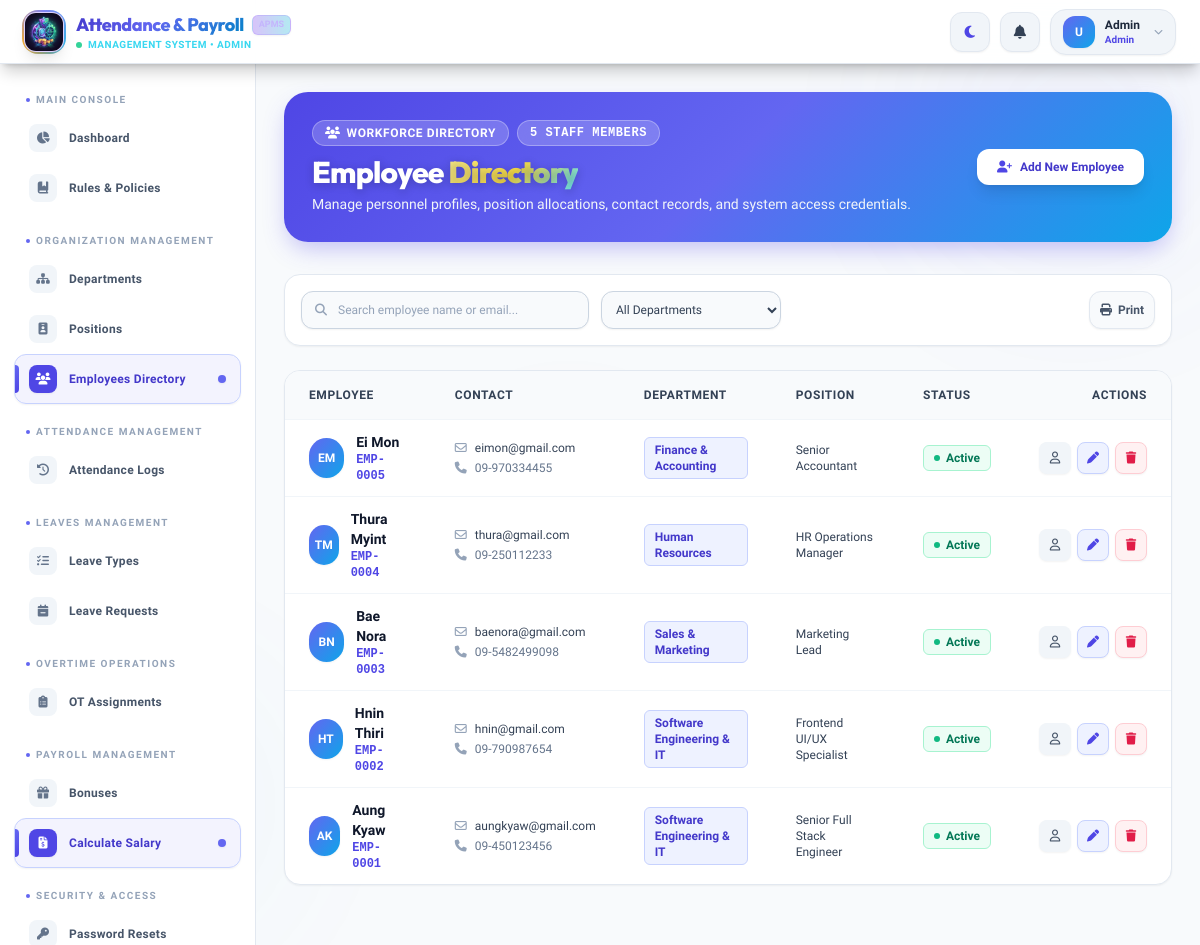
Screenshot of /admin/employees (signed in) with the database file from the repository.
### tables this page shows
CREATE TABLE `employee` (
  `EmpID` int NOT NULL AUTO_INCREMENT,
  `FirstName` varchar(100) NOT NULL,
  `LastName` varchar(100) NOT NULL,
  `Gender` enum('Male','Female','Other') NOT NULL DEFAULT 'Other',
  `Email` varchar(255) NOT NULL,
  `Password` varchar(255) NOT NULL,
  `PhoneNumber` varchar(30) NOT NULL,
  `Address` text NOT NULL,
  `PositionID` int NOT NULL,
  `JoinDate` date NOT NULL,
  `Status` enum('Active','Inactive') NOT NULL DEFAULT 'Active',
  `ProfilePhoto` varchar(255) DEFAULT NULL,
  `PasswordResetRequest` tinyint(1) NOT NULL DEFAULT '0',
  `is_first_login` tinyint(1) NOT NULL DEFAULT '1',
  PRIMARY KEY (`EmpID`),
  UNIQUE KEY `uq_emp_email` (`Email`),
  KEY `idx_employee_position` (`PositionID`),
  KEY `idx_employee_status` (`Status`),
  CONSTRAINT `fk_employee_position` FOREIGN KEY (`PositionID`) REFERENCES `position` (`PositionID`) ON DELETE RESTRICT ON UPDATE CASCADE
);

CREATE TABLE `department` (
  `DeptID` int NOT NULL AUTO_INCREMENT,
  `DeptName` varchar(100) NOT NULL,
  PRIMARY KEY (`DeptID`),
  UNIQUE KEY `uq_dept_name` (`DeptName`)
);

CREATE TABLE `position` (
  `PositionID` int NOT NULL AUTO_INCREMENT,
  `PositionName` varchar(100) NOT NULL,
  `DeptID` int NOT NULL,
  `BasicSalary` decimal(12,2) NOT NULL DEFAULT '0.00',
  PRIMARY KEY (`PositionID`),
  KEY `idx_position_dept` (`DeptID`),
  CONSTRAINT `fk_position_department` FOREIGN KEY (`DeptID`) REFERENCES `department` (`DeptID`) ON DELETE RESTRICT ON UPDATE CASCADE
);

### controllers/AdminController.php (called while the page is built, shortened)
<?php
class AdminController extends Controller {
    public function employees() {
        $employeeModel = $this->model('Employee');
        $departmentModel = $this->model('Department');
        $positionModel = $this->model('Position');
        $employees = $employeeModel->getAll();
        $departments = $departmentModel->getAll();
        $positions = $positionModel->getAll();
        $this->view('layouts/main', [
            'title' => 'Employees',
            'content' => 'admin/employees',
            'employees' => $employees,
            'departments' => $departments,
            'positions' => $positions
        ]);
    }
}

### core/Router.php (called while the page is built, shortened)
<?php
class Router {
    protected $currentMethod = 'index';
    public function __construct() {
        $url = $this->getUrl();
        if(isset($url[0]) && file_exists(__DIR__ . '/../controllers/' . ucwords($url[0]). 'Controller.php')){
            unset($url[0]);
        }
        $this->currentController = new $this->currentController;
        if(isset($url[1])){
            if(method_exists($this->currentController, $url[1])){
                $this->currentMethod = $url[1];
                unset($url[1]);
            }
        }
        $this->params = $url ? array_values($url) : [];
        call_user_func_array([$this->currentController, $this->currentMethod], $this->params);
    }
    public function getUrl(){
        if(isset($_GET['url'])){
            $url = rtrim($_GET['url'], '/');
            $url = filter_var($url, FILTER_SANITIZE_URL);
            $url = explode('/', $url);
            return $url;
        }
        return [];
    }
}

### index.php (called while the page is built, shortened)
<?php
require_once __DIR__ . '/config/database.php';
require_once __DIR__ . '/core/Controller.php';
require_once __DIR__ . '/core/Router.php';
$router = new Router();

### models/Employee.php (called while the page is built, shortened)
<?php
require_once __DIR__ . '/../config/database.php';
class Employee {
    private $conn;
    private $table = 'Employee';
    public function __construct() {
        $database = new Database();
        $this->conn = $database->getConnection();
    }
    public function getAll() {
        $query = "SELECT e.*, p.PositionName, p.DeptID, d.DeptName
                  FROM " . $this->table . " e
                  LEFT JOIN Position p ON e.PositionID = p.PositionID
                  LEFT JOIN Department d ON p.DeptID = d.DeptID
                  ORDER BY e.EmpID DESC";
        $stmt = $this->conn->prepare($query);
        $stmt->execute();
        return $stmt->fetchAll(PDO::FETCH_ASSOC);
    }
}

### config/database.php (called while the page is built, shortened)
<?php
class Database {
    private $host = "localhost";
    private $db_name = "payrolldb";
    private $username = "root";
    private $password = "";
    public function getConnection() {
        $this->conn = null;
        try {
            $this->conn = new PDO("mysql:host=" . $this->host . ";dbname=" . $this->db_name, $this->username, $this->password);
            $this->conn->exec("set names utf8");
            $this->conn->setAttribute(PDO::ATTR_ERRMODE, PDO::ERRMODE_EXCEPTION);
            $this->conn->setAttribute(PDO::ATTR_DEFAULT_FETCH_MODE, PDO::FETCH_ASSOC);
        } catch(PDOException $exception) {
            echo "Database Connection Error: " . $exception->getMessage();
        }
        return $this->conn;
    }
}

### views/admin/employees.php (the view, shortened to what this page needs)
<div class="relative overflow-hidden rounded-3xl bg-gradient-to-r from-indigo-600 via-violet-600 to-cyan-600 p-6 lg:p-7 mb-8 shadow-xl" data-aos="fade-down">
    <div class="relative z-10 flex flex-col sm:flex-row items-start sm:items-center justify-between gap-4">
        <div>
            <div class="flex items-center gap-2 mb-2">
                <span class="inline-flex items-center gap-1.5 px-3 py-1 rounded-full bg-white/20 border border-white/30 text-white text-xs font-bold uppercase tracking-wider backdrop-blur-md">
                    <i class="fa-solid fa-users"></i>
                    <span>Workforce Directory</span>
                </span>
                <span class="inline-flex items-center px-3 py-1 rounded-full bg-white/20 border border-white/30 text-white text-xs font-bold uppercase tracking-wider backdrop-blur-md font-mono">
                    <?= count($data['employees'] ?? []) ?> Staff Members
                </span>
            </div>
            <h1 class="text-2xl sm:text-3xl font-extrabold text-white tracking-tight font-outfit">
                Employee <span class="gradient-text">Directory</span>
            </h1>
            <p class="text-indigo-100 text-xs sm:text-sm mt-1">Manage personnel profiles, position allocations, contact records, and system access credentials.</p>
        </div>
        <button onclick="document.getElementById('addModal').classList.remove('hidden')"
                class="px-5 py-2.5 rounded-xl bg-white text-indigo-700 hover:bg-slate-50 text-xs font-extrabold shadow-lg hover:scale-105 active:scale-95 transition-all flex items-center gap-2">
            <i class="fa-solid fa-user-plus text-indigo-600"></i>
            <span>Add New Employee</span>
        </button>
    </div>
</div>
<div class="bg-white dark:bg-slate-800 rounded-2xl p-4 mb-6 border border-slate-200 dark:border-slate-700 flex flex-col md:flex-row gap-4 items-center justify-between shadow-sm" data-aos="fade-up">
    <div class="flex flex-wrap items-center gap-3 w-full md:w-auto">
        <div class="relative w-full md:w-72">
            <div class="absolute inset-y-0 left-0 flex items-center pl-3.5 pointer-events-none text-slate-400">
            </div>
            <input type="text" id="employeeSearchInput" onkeyup="filterEmployees()"
                   class="bg-slate-50 dark:bg-slate-900 border border-slate-300 dark:border-slate-700 text-slate-900 dark:text-white text-xs rounded-xl focus:bg-white focus:ring-2 focus:ring-indigo-500/20 focus:border-indigo-500 block w-full pl-9 p-2.5 placeholder-slate-400 shadow-sm"
                   placeholder="Search employee name or email...">
        </div>
        <select id="departmentFilterSelect" onchange="filterEmployees()"
                class="bg-slate-50 dark:bg-slate-900 border border-slate-300 dark:border-slate-700 text-slate-700 dark:text-slate-200 text-xs rounded-xl focus:bg-white focus:ring-2 focus:ring-indigo-500/20 focus:border-indigo-500 block p-2.5 cursor-pointer shadow-sm">
            <option value="">All Departments</option>
        </select>
    </div>
    <div class="flex items-center gap-2 w-full md:w-auto justify-end">
        <button onclick="window.print()" class="text-slate-600 dark:text-slate-300 hover:text-slate-900 dark:hover:text-white p-2.5 border border-slate-200 dark:border-slate-700 rounded-xl bg-slate-50 dark:bg-slate-900 hover:bg-slate-100 dark:hover:bg-slate-800 transition-all text-xs flex items-center gap-1.5 shadow-sm" title="Print Directory">
            <i class="fa-solid fa-print"></i>
            <span class="hidden sm:inline font-semibold">Print</span>
        </button>
    </div>
</div>
<div class="bg-white dark:bg-slate-800 rounded-2xl shadow-sm border border-slate-200 dark:border-slate-700 overflow-hidden mb-8" data-aos="fade-up" data-aos-delay="100">
    <div class="overflow-x-auto">
        <table class="w-full text-sm text-left text-slate-600 dark:text-slate-300" id="employeeTable">
            <thead class="text-xs uppercase bg-slate-50 dark:bg-slate-900/80 text-slate-700 dark:text-slate-300 border-b border-slate-200 dark:border-slate-700 font-bold tracking-wider">
                <tr>
                    <th scope="col" class="px-6 py-4">Employee</th>
                    <th scope="col" class="px-6 py-4">Contact</th>
                    <th scope="col" class="px-6 py-4">Department</th>
                    <th scope="col" class="px-6 py-4">Position</th>
                    <th scope="col" class="px-6 py-4">Status</th>
                    <th scope="col" class="px-6 py-4 text-right">Actions</th>
                </tr>
            </thead>
            <tbody class="divide-y divide-slate-100 dark:divide-slate-700/60">
                <?php if(empty($data['employees'])): ?>
                    <tr class="bg-white dark:bg-slate-800" id="noResultsRow">
                        <td colspan="6" class="px-6 py-12 text-center text-slate-500 dark:text-slate-400">
                            <div class="w-16 h-16 mx-auto bg-slate-100 dark:bg-slate-700 rounded-full flex items-center justify-center mb-3 text-indigo-500">
                                <i class="fa-solid fa-users-slash text-2xl"></i>
                            </div>
                            <p class="font-medium text-slate-900 dark:text-white">No employees found.</p>
                        </td>
                    </tr>
                <?php else: ?>
                    <?php foreach($data['employees'] as $emp): ?>
                    <tr class="emp-row hover:bg-slate-50/80 dark:hover:bg-slate-700/40 transition-colors group"
                        data-name="<?= strtolower(htmlspecialchars($emp['FirstName'] . ' ' . $emp['LastName'])) ?>"
                        data-email="<?= strtolower(htmlspecialchars($emp['Email'])) ?>"
                        data-department="<?= htmlspecialchars($emp['DeptName'] ?? 'Unassigned') ?>">
                        <td class="px-6 py-3">
                            <div class="flex items-center gap-3">
                                <div class="w-10 h-10 rounded-full bg-gradient-to-br from-indigo-500 to-sky-500 text-white flex items-center justify-center font-extrabold text-xs shadow-sm">
                                    <?= strtoupper(substr($emp['FirstName'],0,1) . substr($emp['LastName'],0,1)) ?>
                                </div>
                                <div>
                                    <div class="font-bold text-slate-900 dark:text-white">
                                        <a href="/payrollsystem/admin/employee/<?= $emp['EmpID'] ?>" class="hover:text-indigo-600 dark:hover:text-indigo-400 transition-colors">
                                            <?= htmlspecialchars($emp['FirstName'] . ' ' . $emp['LastName']) ?>
                                        </a>
                                    </div>
                                    <div class="text-xs text-indigo-600 dark:text-sky-400 font-mono font-semibold">EMP-<?= str_pad($emp['EmpID'], 4, '0', STR_PAD_LEFT) ?></div>
                                </div>
                            </div>
                        </td>
                        <td class="px-6 py-4">
                            <div class="flex flex-col gap-1">
                                <div class="text-xs text-slate-700 dark:text-slate-300 flex items-center gap-2">
                                    <i class="fa-regular fa-envelope text-slate-400 w-3"></i> <?= htmlspecialchars($emp['Email']) ?>
                                </div>
                                <?php if(!empty($emp['PhoneNumber'])): ?>
                                <div class="text-xs text-slate-500 dark:text-slate-400 flex items-center gap-2">
                                    <i class="fa-solid fa-phone text-slate-400 w-3"></i> <?= htmlspecialchars($emp['PhoneNumber']) ?>
                                </div>
                                <?php endif; ?>
                            </div>
                        </td>
                        <td class="px-6 py-4 font-semibold text-slate-900 dark:text-slate-200">
                            <span class="inline-flex items-center px-2.5 py-1 rounded-md text-xs font-bold bg-indigo-50 text-indigo-700 dark:bg-indigo-950/50 dark:text-indigo-300 border border-indigo-200 dark:border-indigo-800">
                                <?= htmlspecialchars($emp['DeptName'] ?? 'Unassigned') ?>
                            </span>
                        </td>
                        <td class="px-6 py-4 text-slate-700 dark:text-slate-300 font-medium text-xs">
                            <?= htmlspecialchars($emp['PositionName'] ?? 'No Position') ?>
                        </td>
                        <td class="px-6 py-4">
                            <?php if($emp['Status'] === 'Active'): ?>
                                <span class="inline-flex items-center px-2.5 py-1 rounded-md text-xs font-bold bg-emerald-50 text-emerald-700 border border-emerald-200 dark:bg-emerald-950/50 dark:text-emerald-300 dark:border-emerald-800">
                                    <span class="w-1.5 h-1.5 rounded-full bg-emerald-500 mr-1.5"></span> Active
                                </span>
                            <?php else: ?>
                                <span class="inline-flex items-center px-2.5 py-1 rounded-md text-xs font-bold bg-rose-50 text-rose-700 border border-rose-200 dark:bg-rose-950/50 dark:text-rose-300 dark:border-rose-800">
                                    <span class="w-1.5 h-1.5 rounded-full bg-rose-500 mr-1.5"></span> Inactive
                                </span>
                            <?php endif; ?>
                        </td>
                        <td class="px-6 py-4 text-right">
                            <div class="flex items-center justify-end gap-1.5">
                                <a href="/payrollsystem/admin/employee/<?= $emp['EmpID'] ?>" class="w-8 h-8 rounded-lg bg-slate-100 text-slate-600 hover:bg-slate-200 dark:bg-slate-700 dark:text-slate-300 dark:hover:bg-slate-600 flex items-center justify-center transition-colors shadow-sm" title="View Profile">
                                    <i class="fa-regular fa-user text-xs"></i>
                                </a>
                                <a href="/payrollsystem/admin/employee/<?= $emp['EmpID'] ?>#edit" class="w-8 h-8 rounded-lg bg-indigo-50 text-indigo-600 hover:bg-indigo-100 dark:bg-indigo-950/50 dark:text-indigo-400 dark:hover:bg-indigo-900/60 flex items-center justify-center border border-indigo-200 dark:border-indigo-800 transition-colors shadow-sm" title="Edit Profile">
                                    <i class="fa-solid fa-pen text-xs"></i>
                                </a>
                                <form action="/payrollsystem/admin/employees" method="POST" class="inline m-0 p-0" onsubmit="return confirm('Are you sure you want to remove this employee?');">
                                    <button type="submit" class="w-8 h-8 rounded-lg bg-rose-50 text-rose-600 hover:bg-rose-100 dark:bg-rose-950/50 dark:text-rose-400 dark:hover:bg-rose-900/60 flex items-center justify-center border border-rose-200 dark:border-rose-800 transition-colors shadow-sm" title="Delete">
                                        <i class="fa-solid fa-trash text-xs"></i>
                                    </button>
                                </form>
                            </div>
                        </td>
                    </tr>
                    <?php endforeach; ?>
                <?php endif; ?>
            </tbody>
        </table>
    </div>
</div>

### rows the page displays
employee: FirstName+LastName "EM", FirstName+LastName "Ei Mon", EmpID "0005", Email "eimon@gmail.com", PhoneNumber "09-970334455", department.DeptName "Finance & Accounting", PositionID.PositionName "Senior Accountant", Status "Active" (drawn)
employee: FirstName+LastName "TM", FirstName+LastName "Thura Myint", EmpID "0004", Email "thura@gmail.com", PhoneNumber "09-250112233", department.DeptName "Human Resources", PositionID.PositionName "HR Operations Manager", Status "Active" (drawn)
employee: FirstName+LastName "BN", FirstName+LastName "Bae Nora", EmpID "0003", Email "baenora@gmail.com", PhoneNumber "09-5482499098", department.DeptName "Sales & Marketing", PositionID.PositionName "Marketing Lead", Status "Active" (drawn)
employee: FirstName+LastName "HT", FirstName+LastName "Hnin Thiri", EmpID "0002", Email "hnin@gmail.com", PhoneNumber "09-790987654", department.DeptName "Software Engineering & IT", PositionID.PositionName "Frontend UI/UX Specialist", Status "Active" (drawn)
employee: FirstName+LastName "AK", FirstName+LastName "Aung Kyaw", EmpID "0001", Email "aungkyaw@gmail.com", PhoneNumber "09-450123456", department.DeptName "Software Engineering & IT", PositionID.PositionName "Senior Full Stack Engineer", Status "Active" (drawn)

### other values shown
$_SESSION['role'] "ADMIN"
substr($_SESSION['Email'] ?? ($_SESSION['first_name'] ?? 'U'), 0, 1) "U"
$_SESSION['first_name'] "Admin"
$_SESSION['role'] "Admin"
$section['label'] "MAIN CONSOLE"
$item['label'] "Dashboard"
$item['label'] "Rules & Policies"
$section['label'] "ORGANIZATION MANAGEMENT"
$item['label'] "Departments"
$item['label'] "Positions"
$item['label'] "Employees Directory"
$section['label'] "ATTENDANCE MANAGEMENT"
$item['label'] "Attendance Logs"
$section['label'] "LEAVES MANAGEMENT"
$item['label'] "Leave Types"
